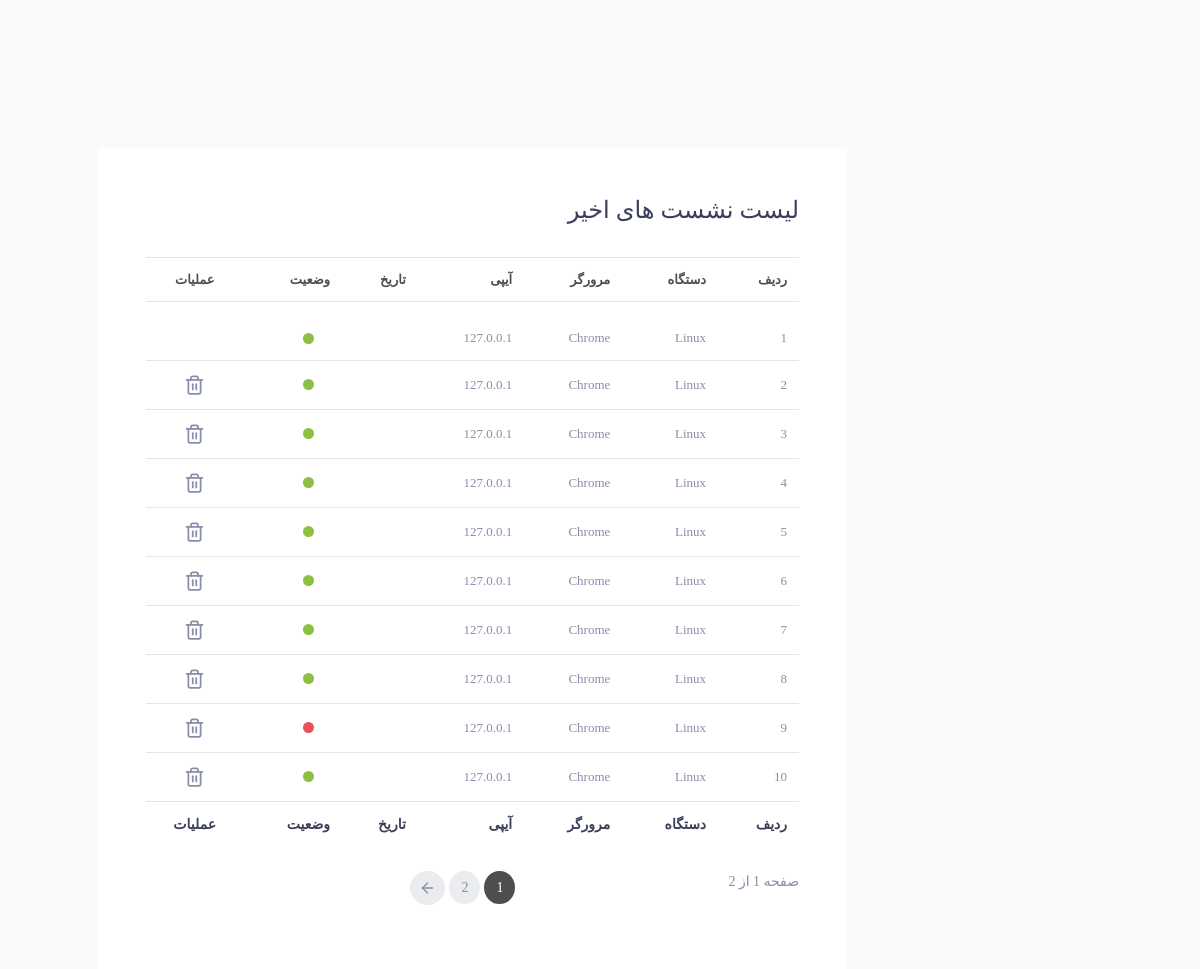
The app's page /myadmin/user_sission (signed in) with its own data.
### User/models.py (models this page shows)
class incorrect_attempts(models.Model):
    date = models.DateTimeField(auto_created=True, auto_now_add=True)
    ip = models.CharField(max_length=60, blank=False)
    is_login = models.BooleanField(default=False, blank=False)
    is_ness = models.BooleanField(default=True, blank=False)
    user = models.ForeignKey(User, on_delete=models.CASCADE)
    browser = models.CharField(max_length=30, blank=False, null=True)
    device = models.CharField(max_length=30, blank=False, null=True)
    is_checked=models.BooleanField(default=False)

### User/views.py (the view)
# urls.py: path('user_sission',views.User_sissions.as_view(), name = "user_sission"),
class User_sissions(ListView):
    model = incorrect_attempts
    paginate_by = 10
    template_name = 'User_Sission.html'
    def get_queryset(self):
        query = super(User_sissions, self).get_queryset()
        query = query.filter(user=self.request.user).order_by('-date')
        return query
    def get_context_data(self, *, object_list=None, **kwargs):
        if incorrect_attempts.objects.filter(is_checked=False).exists():
           incorrect_attempts.objects.filter(is_checked=False).update(is_checked=True)
        data = super(User_sissions, self).get_context_data(**kwargs)
        data['none_delete'] = incorrect_attempts.objects.filter(user=self.request.user).order_by('-date').first().id
        return data

### admin_panel/context_processors.py (called while the page is built)
def SiteInformations(request):
	site = PublicSettings.objects.latest('-id')
	return {
	'title': site.title,
	'url': site.url,
    'logoIcon':site.logoIcon.url,
    'logoSite':site.logoSite.url
	}

### polls/templatetags/poll_extras.py (called while the page is built)
@register.filter
def jalali_date(value):
    return datetime2jalali(value).strftime(' تاریخ   %y/%m/%d  ساعت  %H:%M:%S')

### User/templates/User_Sission.html (shortened to what this page needs)
{% extends 'shared/base.html' %}
{% load static %}
{% load poll_extras %}
{% block header_reference %}
    <link href="{% static 'admin_panel/assets/css/tables/table-basic.css' %}" rel="stylesheet" type="text/css">
    <link rel="stylesheet" href="{% static 'admin_panel/plugins/table/datatable/dt-global_style.css' %}">
{% endblock %}
{% block content %}
    <div class="col-lg-10 mx-auto mt-5 ">
        <div class="table-responsive bg-white p-5">
            <div class="widget-header">
                <div class="row">
                    <div class="col-xl-12 col-md-12 col-sm-12 col-12 mb-4 ">
                        <h4>لیست نشست های اخیر</h4>
                    </div>
                </div>
            </div>
            <table class="table table-bordered table-hover table-condensed mb-4">
                <thead>
                <tr>
                    <th>ردیف</th>
                    <th>دستگاه</th>
                    <th>مرورگر</th>
                    <th>آیپی</th>
                    <th>تاریخ</th>
                    <th>وضعیت</th>
                    <th class="text-center">عملیات</th>
                </tr>
                </thead>
                <tbody> {% for content in object_list %}
                    <tr>
                        <td> {{ forloop.counter }}</td>
                        <td>{{ content.device }}</td>
                        <td>{{ content.browser }}</td>
                        <td>{{ content.ip }}</td>
                        <td>{{ content.date | jalali_date }}</td>
                        <td>
                            {% if content.is_login %}
                                <div class="t-dot bg-success mx-3" data-toggle="tooltip" data-placement="top" title=""
                                     data-original-title="موفق"></div>
                            {% else %}
                                <div class="t-dot bg-danger mx-3" data-toggle="tooltip" data-placement="top" title=""
                                     data-original-title="ناموفق"></div>
                            {% endif %}
                        </td>
                        <td class="text-center">
                            <ul class="table-controls">
                                <li>
                                    {% if none_delete != content.id %}
                                        <a href="{% url 'delete_session' pk=content.id %}" data-toggle="tooltip"
                                           data-placement="top" title=""
                                           data-original-title="حذف">
                                        </a>
                                    {% endif %}
                                </li>
                            </ul>
                        </td>
                    </tr>
                {% endfor %}
                </tbody>
                <tfoot>
                <tr>
                    <th>ردیف</th>
                    <th>دستگاه</th>
                    <th>مرورگر</th>
                    <th>آیپی</th>
                    <th>تاریخ</th>
                    <th>وضعیت</th>
                    <th class="text-center">عملیات</th>
                </tr>
                </tfoot>
            </table>
           {% include 'layout/component/pagination.html' %}
        </div>
    </div>
{% endblock %}

### static/admin_panel/assets/css/tables/table-basic.css (style rules this page uses)
.table-controls { padding: 0; margin: 0; list-style: none; }
.table-controls > li { display: inline-block; margin: 0 2px; line-height: 1; }
.table-controls > li > a { display: inline-block; }

### static/admin_panel/assets/css/main.css (style rules this page uses)
html { min-height: 100%; direction: rtl; }
body { color: #888ea8; height: 100%; font-size: 0.875rem; background: #fafafa; overflow-x: hidden; overflow-y: auto; letter-spacing: 0.0312rem; font-family: 'Quicksand', sans-serif; }
h1, h2, h3, h4, h5, h6 { color: #3b3f5c; }
a { color: #515365; outline: none; }
.table-bordered { border: 1px solid #f1f2f3; }
.table > tbody > tr > td { vertical-align: middle; color: #515365; font-size: 13px; letter-spacing: 1px; }
.table > thead > tr > th { color: #ffcd17; font-weight: 700; font-size: 13px; letter-spacing: 1px; text-transform: uppercase; }
.table > tbody > tr > td .t-dot { background-color: #000; height: 11px; width: 11px; border-radius: 50%; cursor: pointer; margin: 0 auto; }
.table-bordered td, .table-bordered th { border: 1px solid #ebedf2; }
.table thead th { vertical-align: bottom; border-bottom: none; }
.table-controls > li > a svg { color: #25d5e4; }
.table-controls > li > a svg { color: #888ea8; width: 21px; }
.table > tfoot > tr > th { color: #3b3f5c; }
.bg-success { background-color: #8dbf42 !important; border-color: #8dbf42; color: #fff; }
.bg-danger { background-color: #e7515a !important; border-color: #e7515a; color: #fff; }

### static/admin_panel/assets/css/structure.css (style rules this page uses)
html { min-height: 100%; direction: rtl; }
body { color: #888ea8; height: 100%; font-size: 0.875rem; background: #fafafa; overflow-x: hidden; overflow-y: auto; letter-spacing: 0.0312rem; font-family: 'Quicksand', sans-serif; }
h1, h2, h3, h4, h5, h6 { color: #3b3f5c; }

### records on screen
incorrect_attempts: device "Linux", browser "Chrome", ip "127.0.0.1", is_login True (drawn)
incorrect_attempts: device "Linux", browser "Chrome", ip "127.0.0.1", is_login True (drawn)
incorrect_attempts: device "Linux", browser "Chrome", ip "127.0.0.1", is_login True (drawn)
incorrect_attempts: device "Linux", browser "Chrome", ip "127.0.0.1", is_login True (drawn)
incorrect_attempts: device "Linux", browser "Chrome", ip "127.0.0.1", is_login True (drawn)
incorrect_attempts: device "Linux", browser "Chrome", ip "127.0.0.1", is_login True (drawn)
incorrect_attempts: device "Linux", browser "Chrome", ip "127.0.0.1", is_login True (drawn)
incorrect_attempts: device "Linux", browser "Chrome", ip "127.0.0.1", is_login True (drawn)
incorrect_attempts: device "Linux", browser "Chrome", ip "127.0.0.1", is_login False (drawn)
incorrect_attempts: device "Linux", browser "Chrome", ip "127.0.0.1", is_login True (drawn)

### other values on screen
{{ paginator.num_pages }} "2"
{{ pageNumber }} "1" "2"
